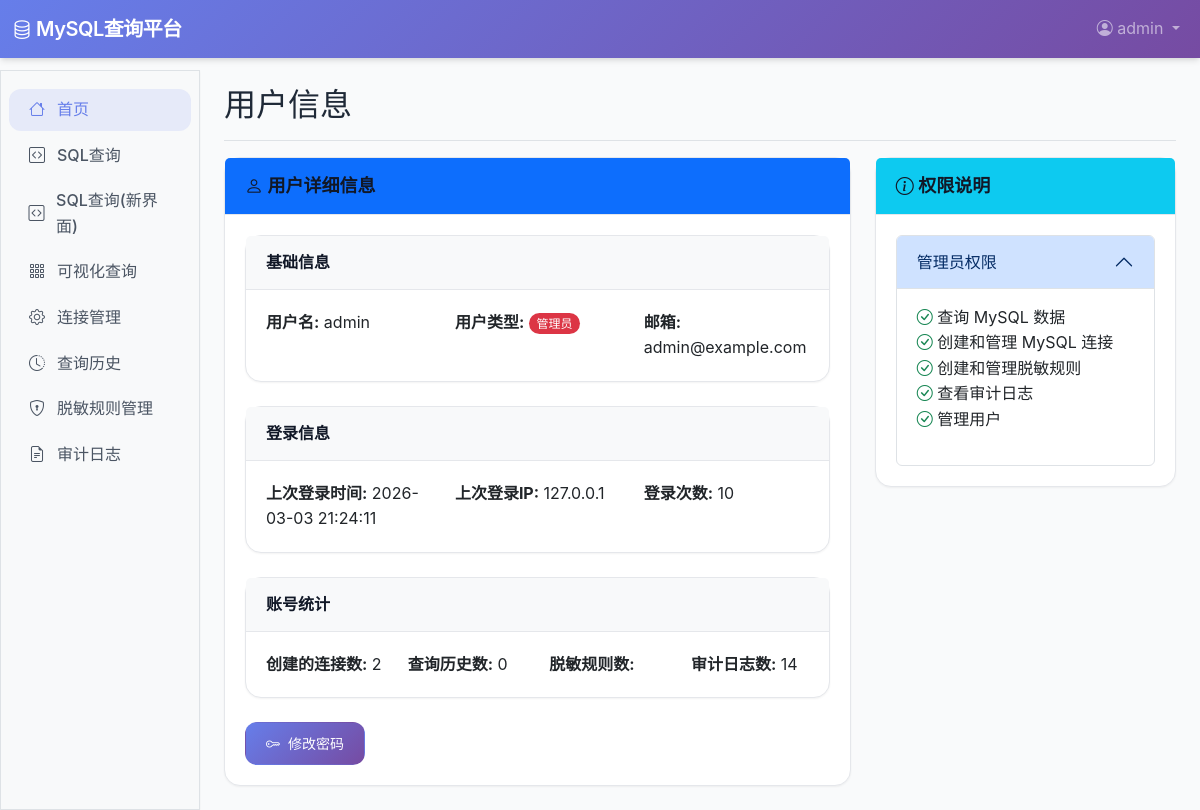
The app's page /accounts/profile/ (signed in), older data.
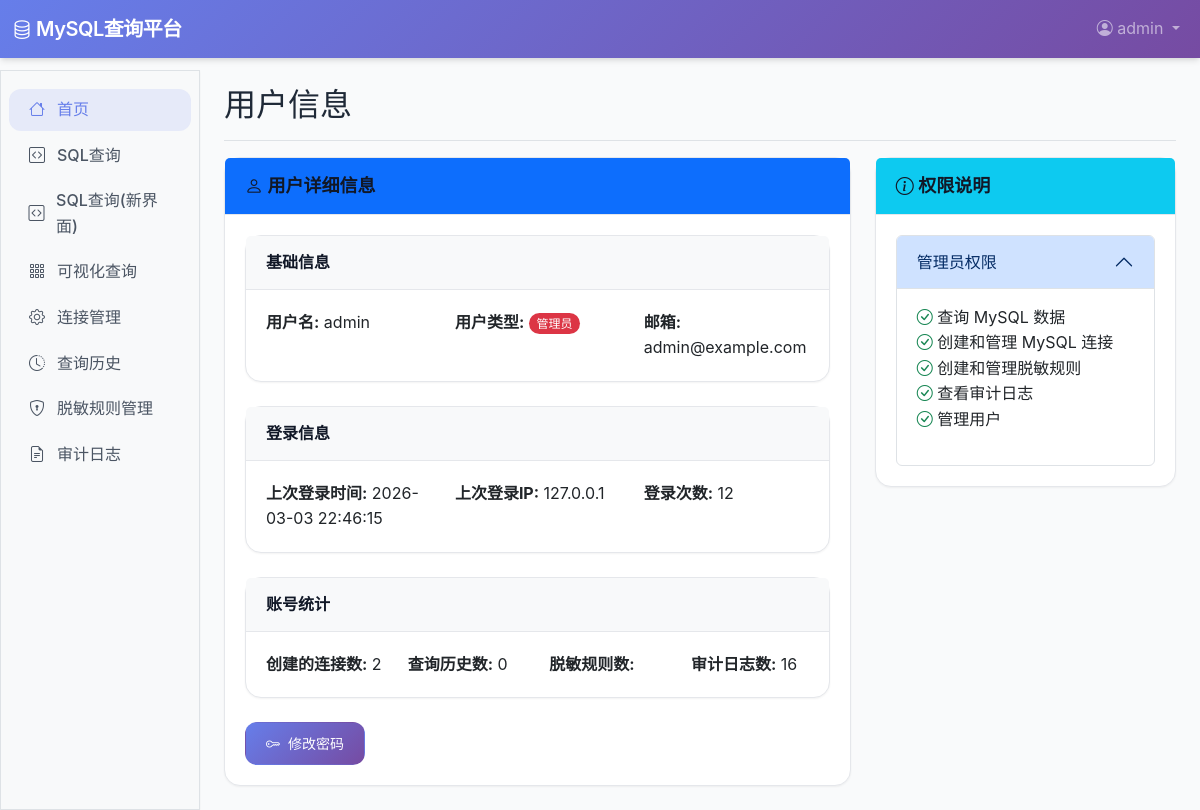
The same page, newer data.
### accounts/models.py (models this page shows, shortened)
class User(AbstractUser):
    ROLE_CHOICES = (
        ('normal', '普通用户'),
        ('admin', '管理员'),
    )
    role = models.CharField(max_length=10, choices=ROLE_CHOICES, default='normal')
    last_login_ip = models.GenericIPAddressField(null=True, blank=True, verbose_name='上次登录IP')
    login_count = models.PositiveIntegerField(default=0, verbose_name='登录次数')
    groups = models.ManyToManyField(
        Group,
        verbose_name='groups',
        blank=True,
        help_text='The groups this user belongs to.',
        related_name='custom_user_set',
        related_query_name='custom_user',
    )
    user_permissions = models.ManyToManyField(
        Permission,
        verbose_name='user permissions',
        blank=True,
        help_text='Specific permissions for this user.',
        related_name='custom_user_set',
        related_query_name='custom_user',
    )
    class Meta:
        verbose_name = '用户'
        verbose_name_plural = '用户'

### accounts/views.py (the view)
# urls.py: path('profile/', views.profile_view, name='profile'),
@login_required
def profile_view(request):
    return render(request, 'accounts/profile.html', {'user': request.user})

### accounts/templates/accounts/profile.html (shortened to what the changed rows need)
{% extends 'base.html' %}
{% block page_title %}用户信息{% endblock %}
{% block content %}
<div class="row">
    <div class="col-lg-8 mb-4">
        <div class="card">
            <div class="card-body">
                <div class="row mb-4">
                    <div class="col-md-12">
                        <div class="card">
                            <div class="card-body">
                                <div class="row">
                                    <div class="col-md-4">
                                        <strong>用户名:</strong> {{ user.username }}
                                    </div>
                                    <div class="col-md-4">
                                        <strong>用户类型:</strong>
                                        {% if user.role == 'admin' %}
                                            <span class="badge bg-danger">管理员</span>
                                        {% else %}
                                            <span class="badge bg-primary">普通用户</span>
                                        {% endif %}
                                    </div>
                                    <div class="col-md-4">
                                        <strong>邮箱:</strong> {{ user.email|default_if_none:'' }}
                                    </div>
                                </div>
                            </div>
                        </div>
                    </div>
                </div>
                <div class="row mb-4">
                    <div class="col-md-12">
                        <div class="card">
                            <div class="card-body">
                                <div class="row">
                                    <div class="col-md-4">
                                        <strong>上次登录时间:</strong> {{ user.last_login|date:"Y-m-d H:i:s" }}
                                    </div>
                                    <div class="col-md-4">
                                        <strong>上次登录IP:</strong> {{ user.last_login_ip|default:'-' }}
                                    </div>
                                    <div class="col-md-4">
                                        <strong>登录次数:</strong> {{ user.login_count }}
                                    </div>
                                </div>
                            </div>
                        </div>
                    </div>
                </div>
                <div class="row mb-4">
                    <div class="col-md-12">
                        <div class="card">
                            <div class="card-body">
                                <div class="row">
                                    <div class="col-md-3">
                                        <strong>创建的连接数:</strong> {{ user.connections.count }}
                                    </div>
                                    <div class="col-md-3">
                                        <strong>查询历史数:</strong> {{ user.query_history.count }}
                                    </div>
                                    <div class="col-md-3">
                                        <strong>脱敏规则数:</strong> {{ user.masking_rules.count }}
                                    </div>
                                    <div class="col-md-3">
                                        <strong>审计日志数:</strong> {{ user.audit_logs.count }}
                                    </div>
                                </div>
                            </div>
                        </div>
                    </div>
                </div>
            </div>
        </div>
    </div>
</div>
{% endblock %}

### templates/navbar.html (shortened to what this page needs)
<nav class="navbar navbar-expand-lg navbar-dark bg-primary fixed-top">
    <div class="container-fluid">
        <a class="navbar-brand" href="{% url 'queries:query_list' %}">
            <i class="bi bi-database"></i> MySQL查询平台
        </a>
        <div class="collapse navbar-collapse" id="navbarNav">
            <ul class="navbar-nav ms-auto">
                {% if user.is_authenticated %}
                    <li class="nav-item dropdown">
                        <a class="nav-link dropdown-toggle" href="#" role="button" data-bs-toggle="dropdown" aria-expanded="false">
                            <i class="bi bi-person-circle"></i> {{ user.username }}
                        </a>
                    </li>
                {% else %}
                    <li class="nav-item">
                        <a class="nav-link" href="{% url 'accounts:login' %}">登录</a>
                    </li>
                {% endif %}
            </ul>
        </div>
    </div>
</nav>

Row changes from the older to the newer data that the page shows:
changed User "admin": last_login "2026-03-03 21:24:11" → "2026-03-03 22:46:15"; login_count "10" → "12"; audit_logs.count "14" → "16"
